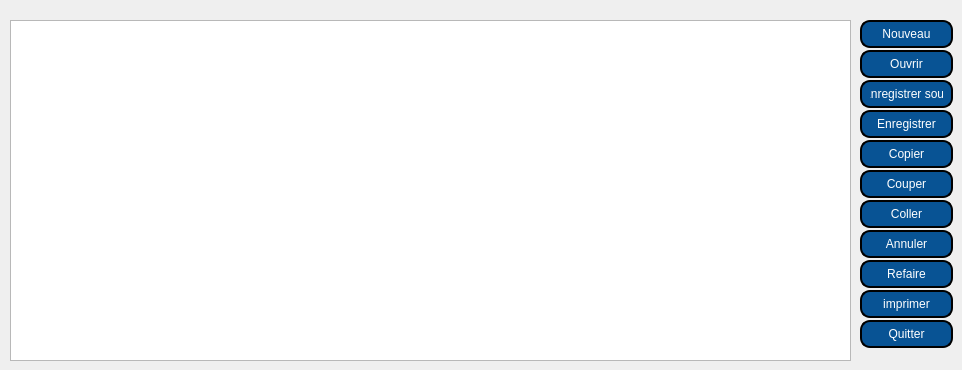
     <widget class="QWidget" name="tab_5">
      <attribute name="title">
       <string>Bloc note</string>
      </attribute>
      <widget class="QTextEdit" name="textEdit">
       <property name="geometry">
        <rect>
         <x>10</x>
         <y>20</y>
         <width>841</width>
         <height>341</height>
        </rect>
       </property>
      </widget>
      <widget class="QPushButton" name="save_as">
       <property name="geometry">
        <rect>
         <x>860</x>
         <y>80</y>
         <width>93</width>
         <height>28</height>
        </rect>
       </property>
       <property name="styleSheet">
        <string notr="true">border: 2px solid black;
font: 75 8pt &quot;MS Shell Dlg 2&quot;;
border-radius: 10px;
color: rgb(255, 255, 255);
padding: 0 8px;
background: #085394;
font: bold, &quot;Comic Sans MS&quot;;;
text-align:center;</string>
       </property>
       <property name="text">
        <string>Enregistrer sous</string>
       </property>
      </widget>
      <widget class="QPushButton" name="copy">
       <property name="geometry">
        <rect>
         <x>860</x>
         <y>140</y>
         <width>93</width>
         <height>28</height>
        </rect>
       </property>
       <property name="styleSheet">
        <string notr="true">border: 2px solid black;
font: 75 8pt &quot;MS Shell Dlg 2&quot;;
border-radius: 10px;
color: rgb(255, 255, 255);
padding: 0 8px;
background: #085394;
font: bold, &quot;Comic Sans MS&quot;;;
text-align:center;</string>
       </property>
       <property name="text">
        <string>Copier</string>
       </property>
      </widget>
      <widget class="QPushButton" name="paste">
       <property name="geometry">
        <rect>
         <x>860</x>
         <y>200</y>
         <width>93</width>
         <height>28</height>
        </rect>
       </property>
       <property name="styleSheet">
        <string notr="true">border: 2px solid black;
font: 75 8pt &quot;MS Shell Dlg 2&quot;;
border-radius: 10px;
color: rgb(255, 255, 255);
padding: 0 8px;
background: #085394;
font: bold, &quot;Comic Sans MS&quot;;;
text-align:center;</string>
       </property>
       <property name="text">
        <string>Coller</string>
       </property>
      </widget>
      <widget class="QPushButton" name="open">
       <property name="geometry">
        <rect>
         <x>860</x>
         <y>50</y>
         <width>93</width>
         <height>28</height>
        </rect>
       </property>
       <property name="styleSheet">
        <string notr="true">border: 2px solid black;
font: 75 8pt &quot;MS Shell Dlg 2&quot;;
border-radius: 10px;
color: rgb(255, 255, 255);
padding: 0 8px;
background: #085394;
font: bold, &quot;Comic Sans MS&quot;;;
text-align:center;</string>
       </property>
       <property name="text">
        <string>Ouvrir</string>
       </property>
      </widget>
      <widget class="QPushButton" name="undo">
       <property name="geometry">
        <rect>
         <x>860</x>
         <y>230</y>
         <width>93</width>
         <height>28</height>
        </rect>
       </property>
       <property name="styleSheet">
        <string notr="true">border: 2px solid black;
font: 75 8pt &quot;MS Shell Dlg 2&quot;;
border-radius: 10px;
color: rgb(255, 255, 255);
padding: 0 8px;
background: #085394;
font: bold, &quot;Comic Sans MS&quot;;;
text-align:center;</string>
       </property>
       <property name="text">
        <string>Annuler</string>
       </property>
      </widget>
      <widget class="QPushButton" name="exit">
       <property name="geometry">
        <rect>
         <x>860</x>
         <y>320</y>
         <width>93</width>
         <height>28</height>
        </rect>
       </property>
       <property name="styleSheet">
        <string notr="true">border: 2px solid black;
font: 75 8pt &quot;MS Shell Dlg 2&quot;;
border-radius: 10px;
color: rgb(255, 255, 255);
padding: 0 8px;
background: #085394;
font: bold, &quot;Comic Sans MS&quot;;;
text-align:center;</string>
       </property>
       <property name="text">
        <string>Quitter</string>
       </property>
      </widget>
      <widget class="QPushButton" name="pushButton_2">
       <property name="geometry">
        <rect>
         <x>860</x>
         <y>20</y>
         <width>93</width>
         <height>28</height>
        </rect>
       </property>
       <property name="styleSheet">
        <string notr="true">border: 2px solid black;
font: 75 8pt &quot;MS Shell Dlg 2&quot;;
border-radius: 10px;
color: rgb(255, 255, 255);
padding: 0 8px;
background: #085394;
font: bold, &quot;Comic Sans MS&quot;;;
text-align:center;</string>
       </property>
       <property name="text">
        <string>Nouveau</string>
       </property>
      </widget>
      <widget class="QPushButton" name="cut">
       <property name="geometry">
        <rect>
         <x>860</x>
         <y>170</y>
         <width>93</width>
         <height>28</height>
        </rect>
       </property>
       <property name="styleSheet">
        <string notr="true">border: 2px solid black;
font: 75 8pt &quot;MS Shell Dlg 2&quot;;
border-radius: 10px;
color: rgb(255, 255, 255);
padding: 0 8px;
background: #085394;
font: bold, &quot;Comic Sans MS&quot;;;
text-align:center;</string>
       </property>
       <property name="text">
        <string>Couper</string>
       </property>
      </widget>
      <widget class="QPushButton" name="print">
       <property name="geometry">
        <rect>
         <x>860</x>
         <y>290</y>
         <width>93</width>
         <height>28</height>
        </rect>
       </property>
       <property name="styleSheet">
        <string notr="true">border: 2px solid black;
font: 75 8pt &quot;MS Shell Dlg 2&quot;;
border-radius: 10px;
color: rgb(255, 255, 255);
padding: 0 8px;
background: #085394;
font: bold, &quot;Comic Sans MS&quot;;;
text-align:center;</string>
       </property>
       <property name="text">
        <string>imprimer</string>
       </property>
      </widget>
      <widget class="QPushButton" name="save">
       <property name="geometry">
        <rect>
         <x>860</x>
         <y>110</y>
         <width>93</width>
         <height>28</height>
        </rect>
       </property>
       <property name="styleSheet">
        <string notr="true">border: 2px solid black;
font: 75 8pt &quot;MS Shell Dlg 2&quot;;
border-radius: 10px;
color: rgb(255, 255, 255);
padding: 0 8px;
background: #085394;
font: bold, &quot;Comic Sans MS&quot;;;
text-align:center;</string>
       </property>
       <property name="text">
        <string>Enregistrer</string>
       </property>
      </widget>
      <widget class="QPushButton" name="redo">
       <property name="geometry">
        <rect>
         <x>860</x>
         <y>260</y>
         <width>93</width>
         <height>28</height>
        </rect>
       </property>
       <property name="styleSheet">
        <string notr="true">border: 2px solid black;
font: 75 8pt &quot;MS Shell Dlg 2&quot;;
border-radius: 10px;
color: rgb(255, 255, 255);
padding: 0 8px;
background: #085394;
font: bold, &quot;Comic Sans MS&quot;;;
text-align:center;</string>
       </property>
       <property name="text">
        <string>Refaire</string>
       </property>
      </widget>
     </widget>
